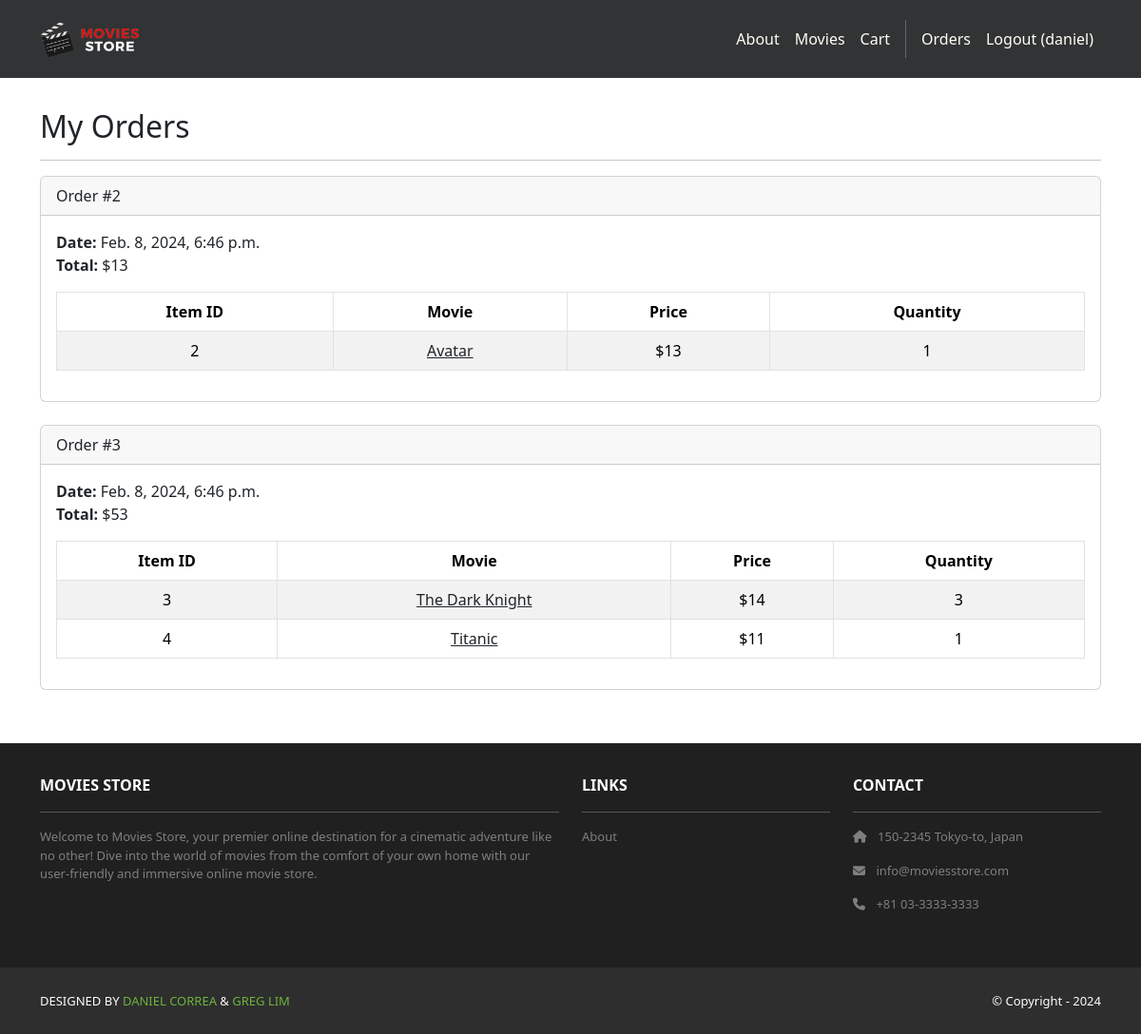
The app's page /accounts/orders/ (signed in), older data.
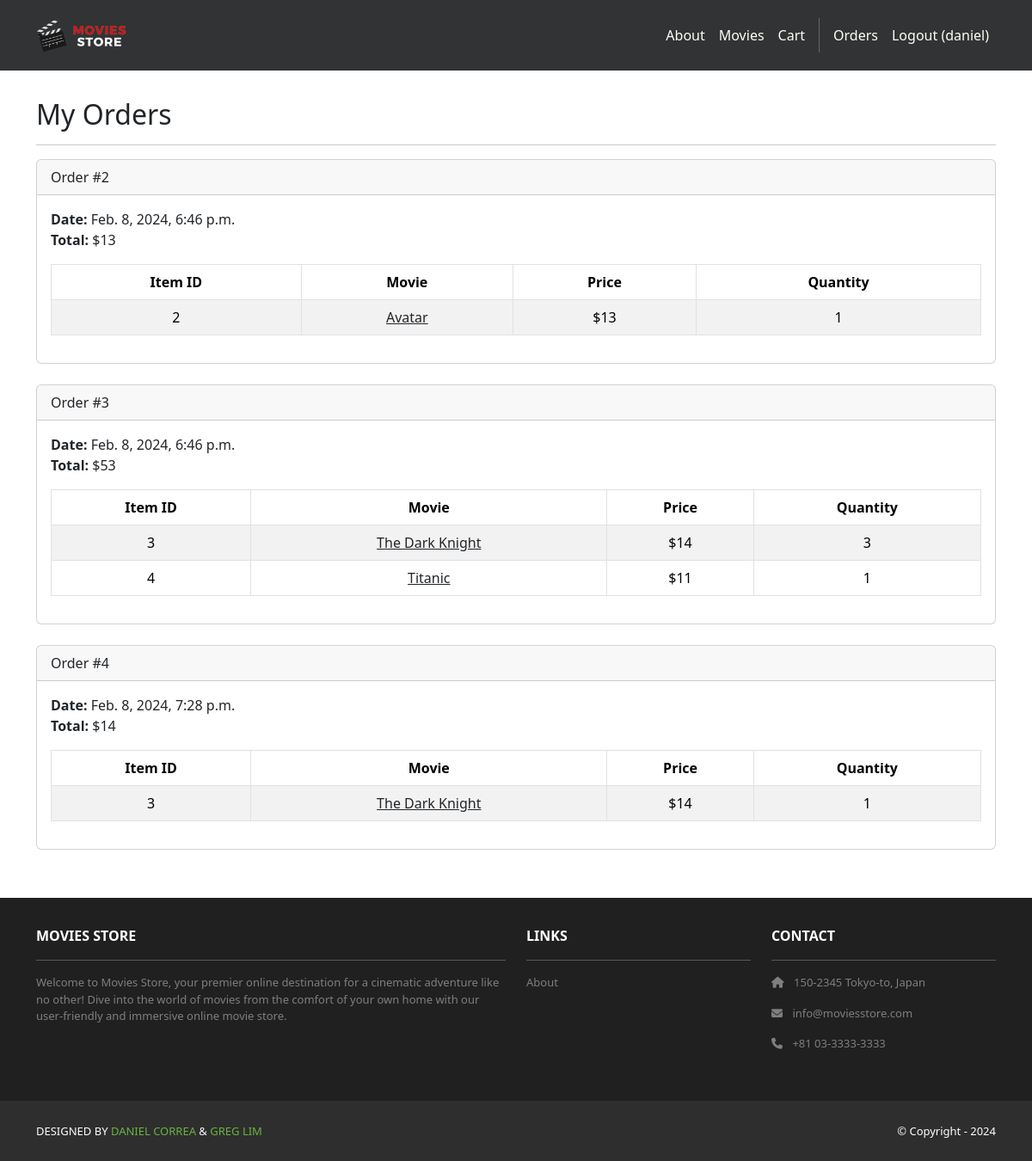
The same page, newer data.
### cart/models.py (models this page shows, shortened)
class Order(models.Model):
    id = models.AutoField(primary_key=True)
    total = models.IntegerField()
    date = models.DateTimeField(auto_now_add=True)
    user = models.ForeignKey(User, on_delete=models.CASCADE)

class Item(models.Model):
    id = models.AutoField(primary_key=True)
    price = models.IntegerField()
    quantity = models.IntegerField()
    order = models.ForeignKey(Order, on_delete=models.CASCADE)
    movie = models.ForeignKey(Movie, on_delete=models.CASCADE)

### movies/models.py (models this page shows, shortened)
class Movie(models.Model):
    id = models.AutoField(primary_key=True)
    name = models.CharField(max_length=255)
    price = models.IntegerField()
    description = models.TextField()
    image = models.ImageField(upload_to='movie_images/')

### accounts/views.py (the view)
# urls.py: path('orders/', views.orders, name='accounts.orders'),
@login_required
def orders(request):
    template_data = {}
    template_data['title'] = 'Orders'
    template_data['orders'] = request.user.order_set.all()
    return render(request, 'accounts/orders.html', {'template_data': template_data})

### accounts/templates/accounts/orders.html
{% extends 'base.html' %}
{% block content %}
<div class="p-3">
  <div class="container">
    <div class="row mt-3">
      <div class="col mx-auto mb-3">
        <h2>My Orders</h2>
        <hr />
        {% for order in template_data.orders %}
        <div class="card mb-4">
          <div class="card-header">
            Order #{{ order.id }}
          </div>
          <div class="card-body">
            <b>Date:</b> {{ order.date }}<br />
            <b>Total:</b> ${{ order.total }}<br />
            <table class="table table-bordered table-striped text-center mt-3">
              <thead>
                <tr>
                  <th scope="col">Item ID</th>
                  <th scope="col">Movie</th>
                  <th scope="col">Price</th>
                  <th scope="col">Quantity</th>
                </tr>
              </thead>
              <tbody>
                {% for item in order.item_set.all %}
                <tr>
                  <td>{{ item.movie.id }}</td>
                  <td>
                    <a class="link-dark" href="{% url 'movies.show' id=item.movie.id %}">
                      {{ item.movie.name }}
                    </a>
                  </td>
                  <td>${{ item.movie.price }}</td>
                  <td>{{ item.quantity }}</td>
                </tr>
                {% endfor %}
              </tbody>
            </table>
          </div>
        </div>
        {% endfor %}
      </div>
    </div>
  </div>
</div>
{% endblock content %}

Row changes from the older to the newer data that the page shows:
added Order: id "4", date "Feb. 8, 2024, 7:28 p.m.", total "14"
added Item: movie.id "3", movie.name "The Dark Knight", movie.price "14", quantity "1", shown under "4"
